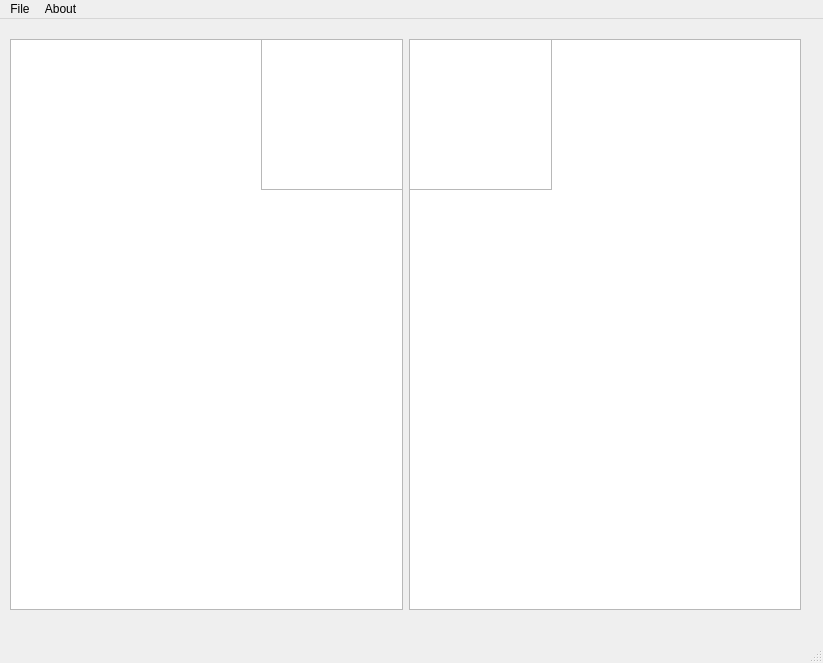
<?xml version="1.0" encoding="UTF-8"?>
<ui version="4.0">
 <class>MainWindow</class>
 <widget class="QMainWindow" name="MainWindow">
  <property name="geometry">
   <rect>
    <x>0</x>
    <y>0</y>
    <width>823</width>
    <height>663</height>
   </rect>
  </property>
  <property name="windowTitle">
   <string>Python-Register Editor</string>
  </property>
  <widget class="QWidget" name="centralwidget">
   <widget class="QWidget" name="">
    <property name="geometry">
     <rect>
      <x>10</x>
      <y>20</y>
      <width>791</width>
      <height>571</height>
     </rect>
    </property>
    <layout class="QHBoxLayout" name="horizontalLayout">
     <item>
      <widget class="QGraphicsView" name="graphicsView"/>
     </item>
     <item>
      <widget class="QGraphicsView" name="graphicsView_2"/>
     </item>
    </layout>
   </widget>
   <widget class="QWidget" name="horizontalLayoutWidget">
    <property name="geometry">
     <rect>
      <x>261</x>
      <y>20</y>
      <width>291</width>
      <height>151</height>
     </rect>
    </property>
    <layout class="QHBoxLayout" name="horizontalLayout_2">
     <item>
      <widget class="QGraphicsView" name="graphicsView_4"/>
     </item>
     <item>
      <widget class="QGraphicsView" name="graphicsView_3"/>
     </item>
    </layout>
   </widget>
   <zorder>graphicsView</zorder>
   <zorder>graphicsView_2</zorder>
   <zorder>graphicsView</zorder>
   <zorder></zorder>
   <zorder>graphicsView_3</zorder>
   <zorder>horizontalLayoutWidget</zorder>
  </widget>
  <widget class="QMenuBar" name="menubar">
   <property name="geometry">
    <rect>
     <x>0</x>
     <y>0</y>
     <width>823</width>
     <height>25</height>
    </rect>
   </property>
   <widget class="QMenu" name="menuFile">
    <property name="title">
     <string>File</string>
    </property>
    <addaction name="actionOpen_left"/>
    <addaction name="actionOpen_right"/>
    <addaction name="separator"/>
    <addaction name="actionSave_features"/>
    <addaction name="separator"/>
    <addaction name="actionExit"/>
   </widget>
   <widget class="QMenu" name="menuAbout">
    <property name="title">
     <string>About</string>
    </property>
   </widget>
   <addaction name="menuFile"/>
   <addaction name="menuAbout"/>
  </widget>
  <widget class="QStatusBar" name="statusbar"/>
  <action name="actionOpen_left">
   <property name="text">
    <string>Open left...</string>
   </property>
  </action>
  <action name="actionOpen_right">
   <property name="text">
    <string>Open right...</string>
   </property>
  </action>
  <action name="actionSave_features">
   <property name="text">
    <string>Save features...</string>
   </property>
  </action>
  <action name="actionExit">
   <property name="text">
    <string>Exit</string>
   </property>
  </action>
 </widget>
 <resources/>
 <connections>
  <connection>
   <sender>actionOpen_left</sender>
   <signal>triggered()</signal>
   <receiver>graphicsView</receiver>
   <slot>update()</slot>
   <hints>
    <hint type="sourcelabel">
     <x>71</x>
     <y>98</y>
    </hint>
    <hint type="destinationlabel">
     <x>206</x>
     <y>330</y>
    </hint>
   </hints>
  </connection>
  <connection>
   <sender>actionOpen_right</sender>
   <signal>triggered()</signal>
   <receiver>graphicsView_2</receiver>
   <slot>update()</slot>
   <hints>
    <hint type="sourcelabel">
     <x>-1</x>
     <y>-1</y>
    </hint>
    <hint type="destinationlabel">
     <x>604</x>
     <y>330</y>
    </hint>
   </hints>
  </connection>
 </connections>
</ui>
